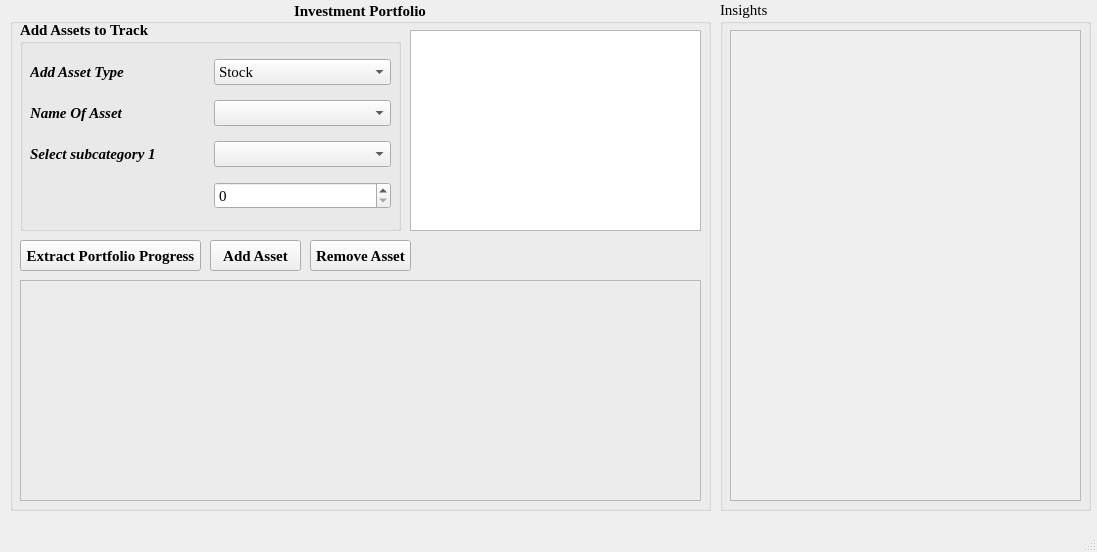
<?xml version="1.0" encoding="UTF-8"?>
<ui version="4.0">
 <class>Investment_Portfolio</class>
 <widget class="QMainWindow" name="Investment_Portfolio">
  <property name="geometry">
   <rect>
    <x>0</x>
    <y>0</y>
    <width>1097</width>
    <height>552</height>
   </rect>
  </property>
  <property name="font">
   <font>
    <family>Times New Roman</family>
    <pointsize>11</pointsize>
   </font>
  </property>
  <property name="windowTitle">
   <string>Investment Portfolio</string>
  </property>
  <widget class="QWidget" name="centralwidget">
   <property name="font">
    <font>
     <family>Times New Roman</family>
     <pointsize>11</pointsize>
    </font>
   </property>
   <widget class="QGroupBox" name="gb_Investment_Portfolio">
    <property name="geometry">
     <rect>
      <x>10</x>
      <y>0</y>
      <width>701</width>
      <height>511</height>
     </rect>
    </property>
    <property name="font">
     <font>
      <family>Times New Roman</family>
      <pointsize>11</pointsize>
      <italic>false</italic>
      <bold>true</bold>
     </font>
    </property>
    <property name="title">
     <string>Investment Portfolio</string>
    </property>
    <property name="alignment">
     <set>Qt::AlignmentFlag::AlignCenter</set>
    </property>
    <widget class="QGroupBox" name="ab_Assets_input">
     <property name="geometry">
      <rect>
       <x>10</x>
       <y>20</y>
       <width>381</width>
       <height>211</height>
      </rect>
     </property>
     <property name="font">
      <font>
       <family>Times New Roman</family>
       <pointsize>11</pointsize>
       <italic>false</italic>
       <bold>true</bold>
      </font>
     </property>
     <property name="title">
      <string>Add Assets to Track</string>
     </property>
     <widget class="QWidget" name="gridLayoutWidget">
      <property name="geometry">
       <rect>
        <x>10</x>
        <y>30</y>
        <width>361</width>
        <height>171</height>
       </rect>
      </property>
      <layout class="QGridLayout" name="gl_Assets_Input">
       <item row="2" column="1">
        <widget class="QComboBox" name="cb_Sub_Category_Selection">
         <property name="font">
          <font>
           <family>Times New Roman</family>
           <pointsize>11</pointsize>
           <italic>false</italic>
           <bold>false</bold>
          </font>
         </property>
        </widget>
       </item>
       <item row="2" column="0">
        <widget class="QLabel" name="l_Sub_Category_1">
         <property name="font">
          <font>
           <family>Times New Roman</family>
           <pointsize>11</pointsize>
           <italic>true</italic>
           <bold>true</bold>
          </font>
         </property>
         <property name="text">
          <string>Select subcategory 1</string>
         </property>
        </widget>
       </item>
       <item row="0" column="1">
        <widget class="QComboBox" name="cb_Asset_Types">
         <property name="font">
          <font>
           <family>Times New Roman</family>
           <pointsize>11</pointsize>
           <italic>false</italic>
           <bold>false</bold>
          </font>
         </property>
         <property name="contextMenuPolicy">
          <enum>Qt::ContextMenuPolicy::DefaultContextMenu</enum>
         </property>
         <property name="currentText">
          <string>Stock</string>
         </property>
         <item>
          <property name="text">
           <string>Stock</string>
          </property>
         </item>
         <item>
          <property name="text">
           <string>Mutual Funds</string>
          </property>
         </item>
         <item>
          <property name="text">
           <string>Currency</string>
          </property>
         </item>
        </widget>
       </item>
       <item row="1" column="0">
        <widget class="QLabel" name="l_Asset_Name">
         <property name="font">
          <font>
           <family>Times New Roman</family>
           <pointsize>11</pointsize>
           <italic>true</italic>
           <bold>true</bold>
          </font>
         </property>
         <property name="text">
          <string>Name Of Asset</string>
         </property>
        </widget>
       </item>
       <item row="0" column="0">
        <widget class="QLabel" name="l_Asset_Type">
         <property name="font">
          <font>
           <family>Times New Roman</family>
           <pointsize>11</pointsize>
           <italic>true</italic>
           <bold>true</bold>
          </font>
         </property>
         <property name="text">
          <string>Add Asset Type</string>
         </property>
        </widget>
       </item>
       <item row="3" column="0">
        <widget class="QLabel" name="l_Quantitative_Category">
         <property name="font">
          <font>
           <family>Times New Roman</family>
           <pointsize>11</pointsize>
           <italic>true</italic>
           <bold>true</bold>
          </font>
         </property>
         <property name="text">
          <string/>
         </property>
        </widget>
       </item>
       <item row="3" column="1">
        <widget class="QSpinBox" name="sb_Quantitative_Category">
         <property name="font">
          <font>
           <family>Times New Roman</family>
           <pointsize>11</pointsize>
           <italic>false</italic>
           <bold>false</bold>
          </font>
         </property>
         <property name="maximum">
          <number>10000</number>
         </property>
        </widget>
       </item>
       <item row="1" column="1">
        <widget class="QComboBox" name="cb_Asset_Name">
         <property name="font">
          <font>
           <family>Times New Roman</family>
           <pointsize>11</pointsize>
           <italic>false</italic>
           <bold>false</bold>
          </font>
         </property>
        </widget>
       </item>
      </layout>
     </widget>
    </widget>
    <widget class="QTableView" name="tv_Assets_Status_Display">
     <property name="geometry">
      <rect>
       <x>400</x>
       <y>30</y>
       <width>291</width>
       <height>201</height>
      </rect>
     </property>
     <property name="font">
      <font>
       <family>Times New Roman</family>
       <pointsize>11</pointsize>
       <italic>false</italic>
       <bold>false</bold>
      </font>
     </property>
    </widget>
    <widget class="QPushButton" name="pb_Extract_Portfolio">
     <property name="geometry">
      <rect>
       <x>10</x>
       <y>240</y>
       <width>181</width>
       <height>31</height>
      </rect>
     </property>
     <property name="text">
      <string>Extract Portfolio Progress</string>
     </property>
    </widget>
    <widget class="QFrame" name="f_Progress_Line_Graph">
     <property name="geometry">
      <rect>
       <x>10</x>
       <y>280</y>
       <width>681</width>
       <height>221</height>
      </rect>
     </property>
     <property name="frameShape">
      <enum>QFrame::Shape::StyledPanel</enum>
     </property>
     <property name="frameShadow">
      <enum>QFrame::Shadow::Raised</enum>
     </property>
    </widget>
    <widget class="QPushButton" name="pb_Add_Asset">
     <property name="geometry">
      <rect>
       <x>200</x>
       <y>240</y>
       <width>91</width>
       <height>31</height>
      </rect>
     </property>
     <property name="text">
      <string>Add Asset</string>
     </property>
    </widget>
    <widget class="QLabel" name="l_Status">
     <property name="geometry">
      <rect>
       <x>410</x>
       <y>240</y>
       <width>281</width>
       <height>31</height>
      </rect>
     </property>
     <property name="text">
      <string/>
     </property>
    </widget>
    <widget class="QPushButton" name="pb_Remove_Asset">
     <property name="geometry">
      <rect>
       <x>300</x>
       <y>240</y>
       <width>101</width>
       <height>31</height>
      </rect>
     </property>
     <property name="text">
      <string>Remove Asset</string>
     </property>
    </widget>
   </widget>
   <widget class="QGroupBox" name="gb_Insights">
    <property name="geometry">
     <rect>
      <x>720</x>
      <y>0</y>
      <width>371</width>
      <height>511</height>
     </rect>
    </property>
    <property name="title">
     <string>Insights</string>
    </property>
    <widget class="QScrollArea" name="sa_Insights">
     <property name="geometry">
      <rect>
       <x>10</x>
       <y>30</y>
       <width>351</width>
       <height>471</height>
      </rect>
     </property>
     <property name="toolTip">
      <string>Provide the insights on the assets</string>
     </property>
     <property name="frameShape">
      <enum>QFrame::Shape::StyledPanel</enum>
     </property>
     <property name="widgetResizable">
      <bool>true</bool>
     </property>
     <widget class="QWidget" name="scrollAreaWidgetContents">
      <property name="geometry">
       <rect>
        <x>0</x>
        <y>0</y>
        <width>349</width>
        <height>469</height>
       </rect>
      </property>
     </widget>
    </widget>
   </widget>
  </widget>
  <widget class="QMenuBar" name="menubar">
   <property name="geometry">
    <rect>
     <x>0</x>
     <y>0</y>
     <width>1097</width>
     <height>23</height>
    </rect>
   </property>
  </widget>
  <widget class="QStatusBar" name="statusbar"/>
 </widget>
 <tabstops>
  <tabstop>cb_Asset_Types</tabstop>
  <tabstop>cb_Sub_Category_Selection</tabstop>
  <tabstop>sb_Quantitative_Category</tabstop>
  <tabstop>pb_Extract_Portfolio</tabstop>
  <tabstop>pb_Add_Asset</tabstop>
  <tabstop>pb_Remove_Asset</tabstop>
  <tabstop>tv_Assets_Status_Display</tabstop>
 </tabstops>
 <resources/>
 <connections/>
</ui>
